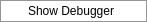
<?xml version="1.0" encoding="UTF-8"?>
<ui version="4.0">
 <class>DebugMenu</class>
 <widget class="QMenu" name="DebugMenu">
  <property name="title">
   <string>Debug</string>
  </property>
  <action name="actionShowDebugger">
   <property name="text">
    <string>Show Debugger</string>
   </property>
  </action>
  <addaction name="actionShowDebugger"/>
 </widget>
 <resources/>
 <connections/>
</ui>
